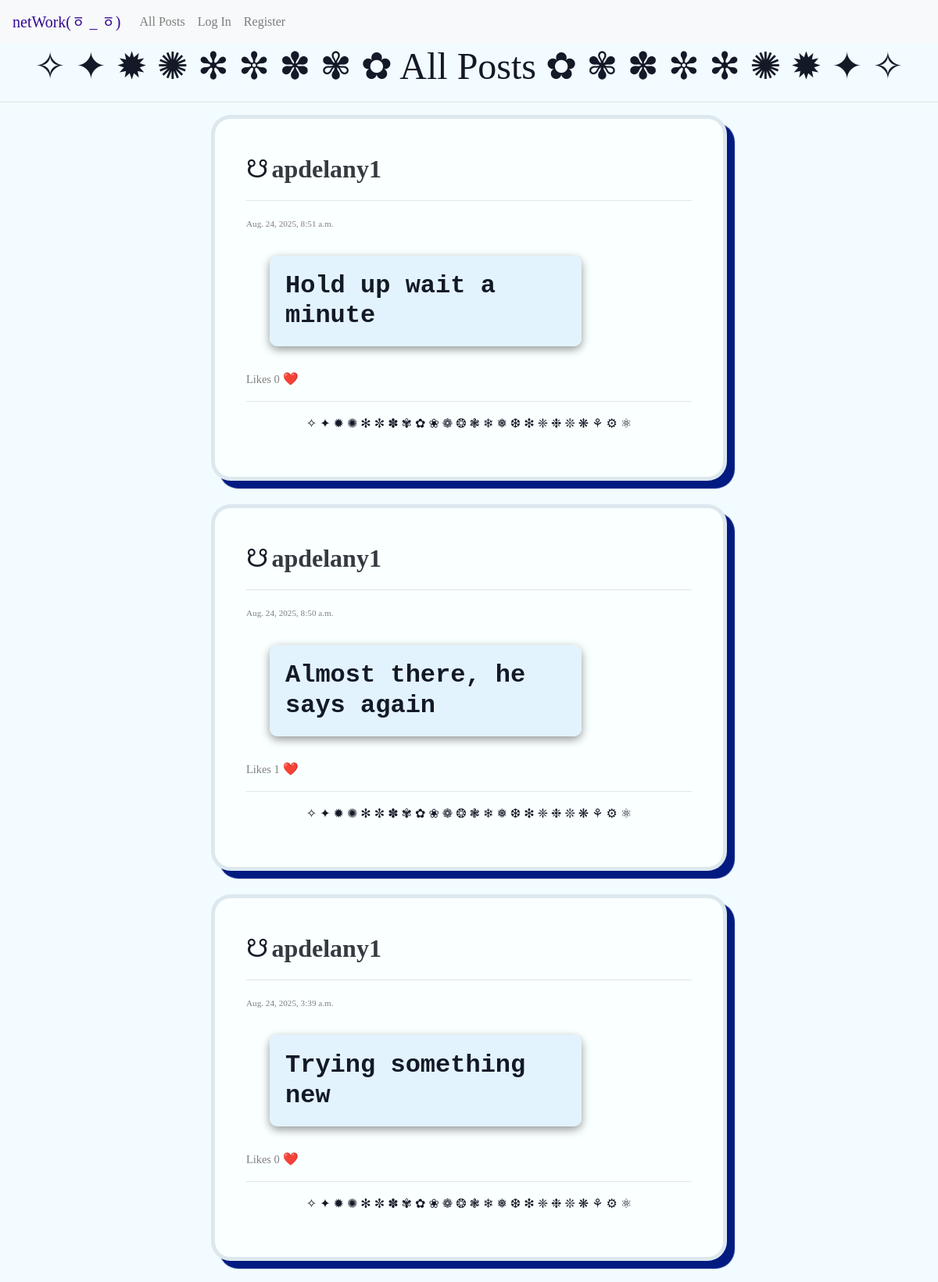
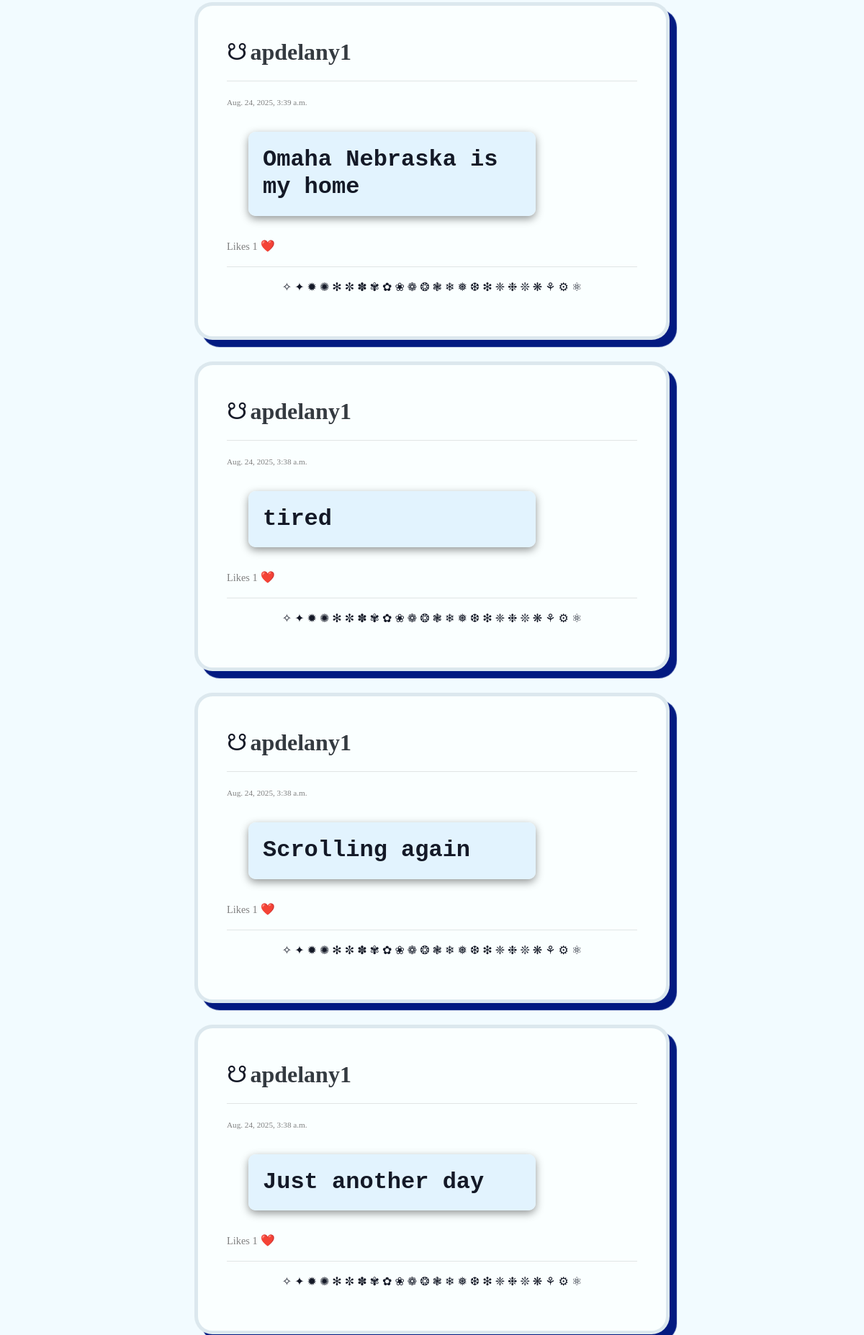
Screenshot of /?page=2 (upper part) with the database file from the repository (2 pictures, top to bottom).
### network/models.py (models this page shows, shortened)
class Posts(models.Model):
    owner = models.ForeignKey(User, on_delete=models.CASCADE, related_name="posts")
    text = models.TextField(max_length=200)
    created = models.DateTimeField(auto_now_add=True)
    likeCount = models.IntegerField(default=0)

class User(AbstractUser):
    pass

### network/views.py (the view)
# urls.py: path("", views.index, name="index"),
def index(request):
    posts = Posts.objects.order_by("-created").all()
    paginator = Paginator(posts, 10)
    page_number = request.GET.get("page")
    page_obj = paginator.get_page(page_number)
    return render(request, "network/index.html", {
        "page_obj" : page_obj,
        "currentUser" : request.user.username,
    })

### network/templates/network/index.html (shortened to what this page needs)
{% extends "network/layout.html" %}
{% load static %}
{% block body %}
<div class="container-xxl" id="container">
    <h1 style="font-size:3rem; text-align:center">✧ ✦ ✹ ✺ ✻ ✼ ✽ ✾ ✿ All Posts ✿ ✾ ✽ ✼ ✻ ✺ ✹ ✦ ✧</h1>
    <hr>
    <section id="allPosts">
        {% for post in page_obj %}
        <div class="post">
            <span style="font-size:2rem">☋</span>
            <a href="{% url 'userProfile' post.owner.username %}" class="font-weight-bold text-dark h2">
                {{post.owner.username}} <br>
            </a>
            <hr>
            <span class="text-right" style="font-size: 0.7rem;color:gray;">
                {{ post.created }}
            </span>
            <br>
            <p class="h1"> {{post.text}} </p>
            <span>
                <span style="font-size:0.9rem; color:gray;">Likes <span>{{ post.likeCount }}</span></span>
                {% if user.is_authenticated %}
                    <a href="{% url 'like' post.id %}" class="clickLike {{post.id}}" id="{{ forloop.counter0 }}">
                        ❤️
                    </a>
                {% else %}
                    <a href="{% url 'login' %}">
                        ❤️
                    </a>
                {% endif %}
            </span>
            <hr>
            <div class="emoji">
                <p>✧ ✦ ✹ ✺ ✻ ✼ ✽ ✾ ✿ ❀ ❁ ❂ ❃ ❄ ❅ ❆ ❇ ❈ ❉ ❊ ❋ ⚘ ⚙ ⚛</p>
            </div>
        </div>
        {% endfor %}
    </section>
</div>
{% endblock %}

### network/static/network/styles.css (style rules this page uses)
body { font-family: Georgia, 'Times New Roman', Times, serif; background: #e7f8ff85; color: rgb(20, 25, 39); }
.post { margin: 0 auto; padding: 40px; width: 55%; text-align: left; border-radius: 25px; flex-direction: column; justify-content: space-around; border: 5px solid rgba(148, 178, 197, 0.301); box-shadow: 10px 10px 1px rgb(3, 26, 129); margin-bottom: 30px; background: rgb(250, 255, 255); }
.post .h1 { font-size: 2rem; background-color: rgba(224, 242, 254, 0.925); font-weight: bold; padding: 20px; border-radius: 10px; box-shadow: 0 4px 12px rgba(0, 0, 0, 0.411); margin: 30px; font-family: 'Courier New', Courier, monospace; width: 70%; }
.emoji { text-align: center; }

### rows the page displays
Posts: owner.username "apdelany1", created "Aug. 24, 2025, 8:51 a.m.", text "Hold up wait a minute", likeCount "0"
Posts: owner.username "apdelany1", created "Aug. 24, 2025, 8:50 a.m.", text "Almost there, he says again", likeCount "1"
Posts: owner.username "apdelany1", created "Aug. 24, 2025, 3:39 a.m.", text "Trying something new", likeCount "0"
Posts: owner.username "apdelany1", created "Aug. 24, 2025, 3:39 a.m.", text "Omaha Nebraska is my home", likeCount "1"
Posts: owner.username "apdelany1", created "Aug. 24, 2025, 3:38 a.m.", text "tired", likeCount "1"
Posts: owner.username "apdelany1", created "Aug. 24, 2025, 3:38 a.m.", text "Scrolling again", likeCount "1"
Posts: owner.username "apdelany1", created "Aug. 24, 2025, 3:38 a.m.", text "Just another day", likeCount "1"
